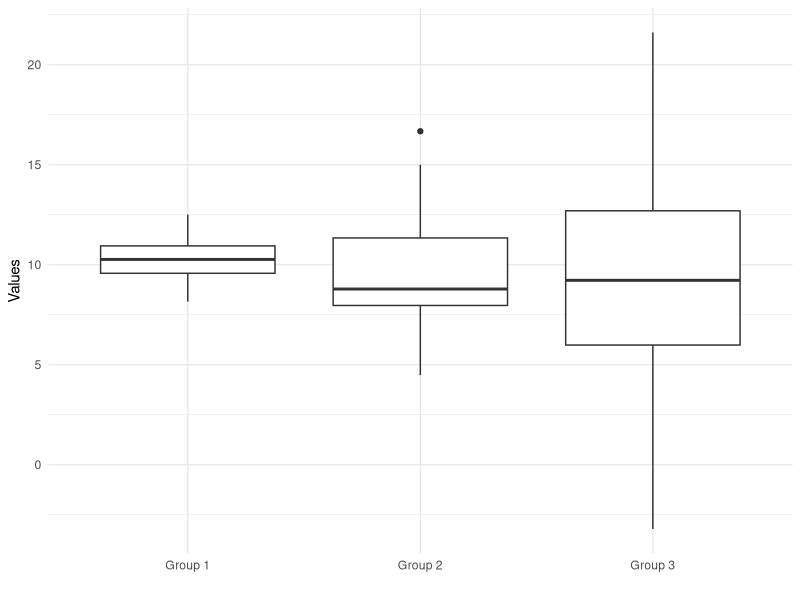

Write the R code that produced this figure.
## ---- chunk 1
library(tidyverse)
knitr::opts_chunk$set(echo = TRUE)
## ---- chunk 2
set.seed(1984)

group1 <- rnorm(50, mean = 10, sd = 1)
group2 <- rnorm(50, mean = 10, sd = 3)
group3 <- rnorm(50, mean = 10, sd = 5)

my_groups <- factor(rep(c("Group 1", "Group 2", "Group 3"), each = 50))
my_values <- c(group1, group2, group3)
eg1 <- data.frame(my_groups, my_values)
head(eg1)
## ---- chunk 3
bartlett.test(my_values ~ my_groups, data = eg1)
## ---- chunk 4
ggplot(eg1, aes(my_groups, my_values)) +
  geom_boxplot() +
  theme_minimal() +
  labs(x = '', y = 'Values')
## ---- chunk 5
set.seed(1984)

group1 <- rnorm(50, mean = 9,  sd = 2.1)
group2 <- rnorm(50, mean = 10, sd = 2)
group3 <- rnorm(50, mean = 11, sd = 1.9)

my_groups <- factor(rep(c("Group 1", "Group 2", "Group 3"), each = 50))
my_values <- c(group1, group2, group3)
eg2 <- data.frame(my_groups, my_values)

bartlett.test(my_values ~ my_groups, data = eg2)
